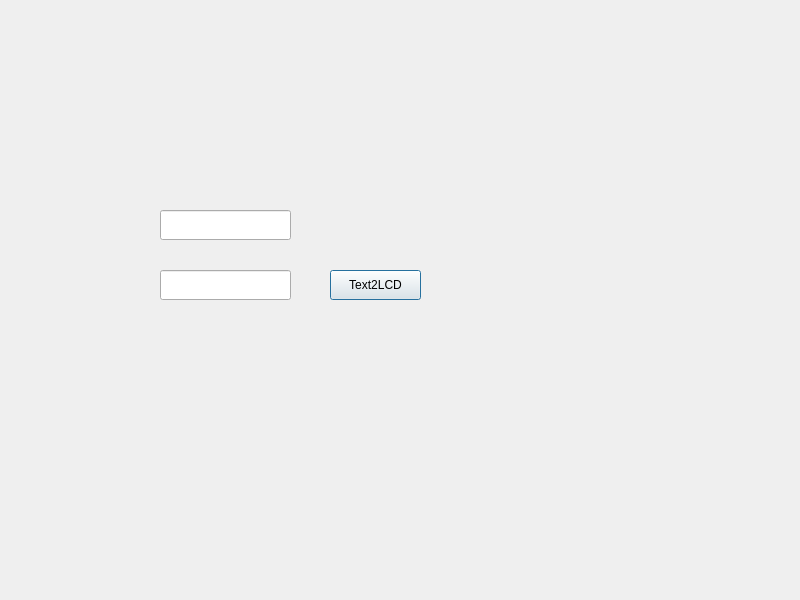
<?xml version="1.0" encoding="UTF-8"?>
<ui version="4.0">
 <class>Dialog</class>
 <widget class="QDialog" name="Dialog">
  <property name="geometry">
   <rect>
    <x>0</x>
    <y>0</y>
    <width>800</width>
    <height>600</height>
   </rect>
  </property>
  <property name="windowTitle">
   <string>Dialog</string>
  </property>
  <widget class="QPushButton" name="pushButton">
   <property name="geometry">
    <rect>
     <x>330</x>
     <y>270</y>
     <width>91</width>
     <height>30</height>
    </rect>
   </property>
   <property name="text">
    <string>Text2LCD</string>
   </property>
   <property name="checkable">
    <bool>true</bool>
   </property>
  </widget>
  <widget class="QLineEdit" name="lineEdit">
   <property name="geometry">
    <rect>
     <x>160</x>
     <y>210</y>
     <width>131</width>
     <height>30</height>
    </rect>
   </property>
  </widget>
  <widget class="QLineEdit" name="lineEdit_2">
   <property name="geometry">
    <rect>
     <x>160</x>
     <y>270</y>
     <width>131</width>
     <height>30</height>
    </rect>
   </property>
  </widget>
 </widget>
 <resources/>
 <connections/>
</ui>
